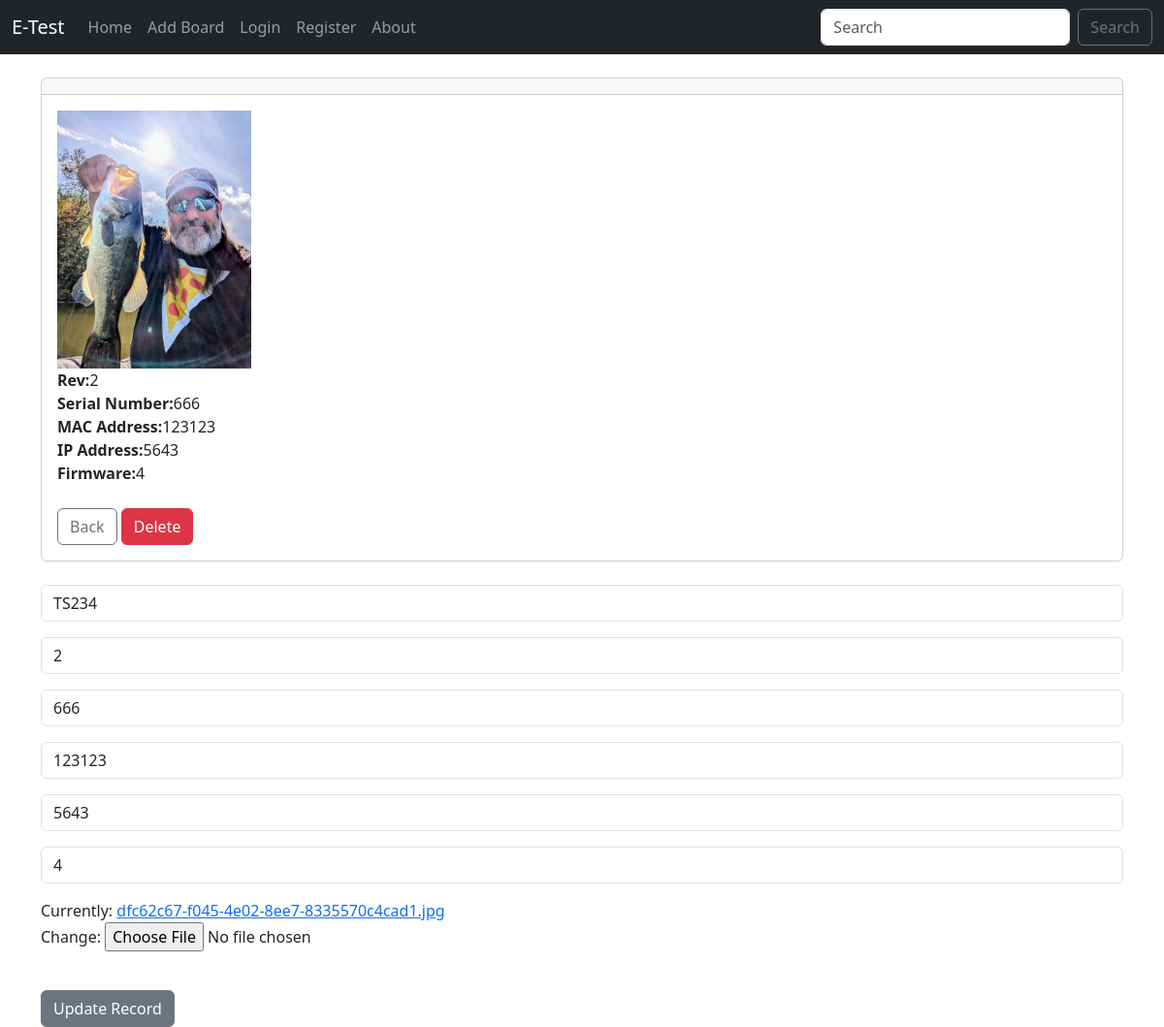
/board/2, run on an earlier commit of the app's database.
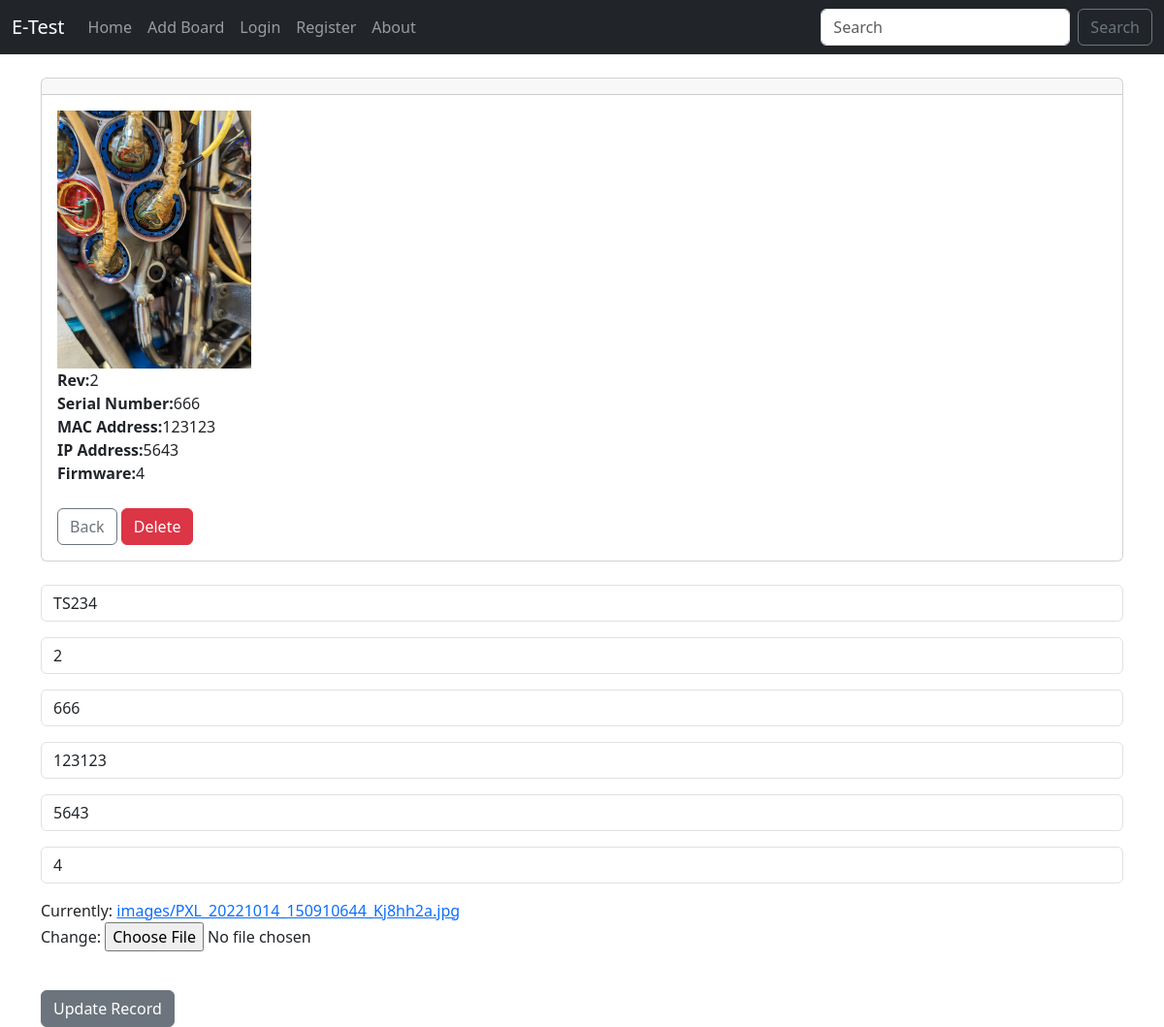
And on a later commit of the database.
### pcbs/models.py (models this page shows, shortened)
class Pcb(models.Model):
    part_num = models.CharField(max_length=100, null=True, blank=True)
    rev = models.CharField(max_length=100, null=True, blank=True)
    serial_num =models.CharField(max_length=100, null=True, blank=True)
    mac = models.CharField(max_length=100, null=True, blank=True)
    ip = models.CharField(max_length=100, null=True, blank=True)
    firmware = models.CharField(max_length=100, null=True, blank=True)
    image = models.ImageField(null=True, blank=True, upload_to="images/")

### pcbs/views.py (the view)
# urls.py: path('board/<int:pk>', views.board, name='board'), # Created path to show each indinvidual board.
def board(request, pk):
    board = get_object_or_404(Pcb, id=pk) # Pass in the model, and the primary key
    form=UpdateBoard(request.POST or None,  request.FILES or None, instance=board ) # Named after the forms.py definition. If you go to the page, it will fill out the form
    if form.is_valid():
        form.save()
        messages.success(request, "The record has been updated.")
        return redirect('home')
    else:
        return render(request, 'board.html', {'board':board, 'form':form})

### pcbs/forms.py
class UpdateBoard(forms.ModelForm):
    part_num = forms.CharField(label='', widget=forms.TextInput(attrs={'class':'form-control', 'placeholder':'Part Number'}), required=False)
    rev = forms.CharField(label='', widget=forms.TextInput(attrs={'class':'form-control', 'placeholder':'Rev'}), required=False)
    serial_num =forms.CharField(label='', widget=forms.TextInput(attrs={'class':'form-control', 'placeholder':'Serial Number'}), required=False)
    mac = forms.CharField(label='', widget=forms.TextInput(attrs={'class':'form-control', 'placeholder':'MAC Address'}), required=False)
    ip = forms.CharField(label='', widget=forms.TextInput(attrs={'class':'form-control', 'placeholder':'IP address'}), required=False)
    firmware = forms.CharField(label='', widget=forms.TextInput(attrs={'class':'form-control', 'placeholder':'Firmware'}), required=False)
    image = forms.ImageField(label='')
    class Meta:
        model = Pcb
        fields = ('part_num', 'rev', 'serial_num', 'mac', 'ip', 'firmware', 'image', )

### pcbs/templates/board.html (shortened to what this page needs)
{% extends 'base.html' %}
{% block content %}
<div class="card">
  <div class="card-header">
  </div>
  <div class="card-body">
        {% if board.image %}
          <img src="{{ board.image.url }} " width=200 ><br/>
        {% endif %}
        <strong>Rev:</strong>{{ board.rev }}<br/>
        <strong>Serial Number:</strong>{{ board.serial_num }}<br/>
        <strong>MAC Address:</strong>{{ board.mac }}<br/>
        <strong>IP Address:</strong>{{ board.ip }}<br/>
        <strong>Firmware:</strong>{{ board.firmware }}<br/>
        <br/>
        <a href="{% url 'home'  %}" class="btn btn-outline-secondary">Back</a>
        <a href="{% url 'delete_board' board.id %}" class="btn btn-danger">Delete</a>
  </div>
</div>
<br/>
<form method="POST" enctype="multipart/form-data">
  {{ form.as_p }}
<br/>
<button type="submit" class="btn btn-secondary">Update Record</button>
</form>
{% endblock %}

What changed in the data, as far as the page shows it:
changed Pcb "TS234": image: a different picture
Also different on the page:
text no longer shown: "Currently: dfc62c67-f045-4e02-8ee7-8335570c4cad1.jpg Change:"
text now shown: "Currently: images/PXL_20221014_150910644_Kj8hh2a.jpg Change:"
